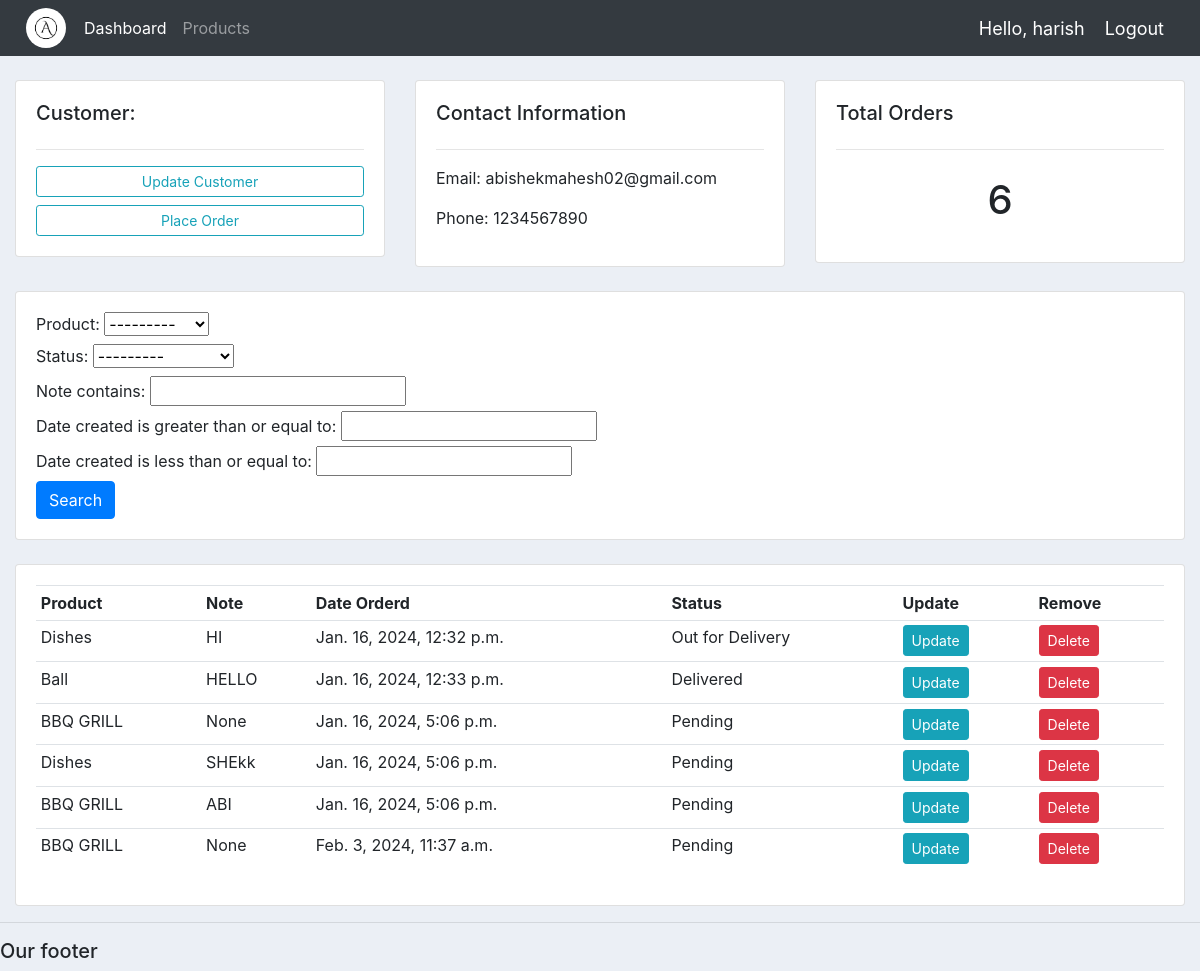
Screenshot of /customers/1/ (signed in) with the database file from the repository.
### accounts/models.py (models this page shows, shortened)
class Customer(models.Model):
  user= models.OneToOneField(User,null=True,blank=True,on_delete=models.CASCADE)
  name=models.CharField(max_length=200, null=True)
  phone=models.CharField(max_length=200, null=True)
  email=models.CharField(max_length=200, null=True)
  profile_pic=models.ImageField(default="profile.png",null=True,blank=True)
  date_created=models.DateTimeField(auto_now_add=True, null=True)

class Order(models.Model):
  STATUS= (
    ('Pending','Pending'),
    ('Out for Delivery','Out for Delivery'),
    ('Delivered','Delivered'),
  )
  customer= models.ForeignKey(Customer, null=True, on_delete=models.SET_NULL)
  product= models.ForeignKey(Product,null=True,on_delete=models.SET_NULL)
  date_created=models.DateTimeField(auto_now_add=True,null=True)
  status=models.CharField(max_length=200, null=True,choices=STATUS)
  note=models.CharField(max_length=1000,null=True)

class Product(models.Model):
  CATEGORY=(
    ('Indoor','Indoor'),
    ('Outdoor','Outdoor'),
  )
  name=models.CharField(max_length=200, null=True)
  price=models.FloatField(max_length=200, null=True)
  category=models.CharField(max_length=200,null=True,choices=CATEGORY)
  description=models.CharField(max_length=200, null=True, blank=True)
  date_created=models.DateTimeField(auto_now_add=True,null=True)
  tag=models.ManyToManyField(Tag)
  def __str__(self):
    return self.name

### accounts/decorators.py (the view)
    def wrapper_func(request,*args,**kwargs):
      group = None
      if request.user.groups.exists():
        group=request.user.groups.all()[0].name
      if group in allowed_roles:
        return view_func(request,*args,**kwargs)
      else:
        return HttpResponse('You are not authorized to this page')

### accounts/views.py (called while the page is built)
@login_required(login_url='login')
@allowed_users(allowed_roles=['admin',])
def customer(request,pk_test):
  customer=Customer.objects.get(id=pk_test)
  orders=customer.order_set.all()
  order_count = orders.count()
  myFilter=OrderFilter(request.GET,queryset=orders)
  orders=myFilter.qs
  order_count = orders.count()
  context={'customer':customer,'orders':orders,'order_count':order_count,'myFilter':myFilter}
  return render(request,'./accounts/customers.html',context)

### accounts/templates/accounts/customers.html
{% extends 'accounts/main.html' %} {% block content %}
<br />
<div class="row">
  <div class="col-md">
    <div class="card card-body">
      <h5>Customer:</h5>
      <hr />
      <a class="btn btn-outline-info btn-sm btn-block" href=""
        >Update Customer</a
      >
      <a
        class="btn btn-outline-info btn-sm btn-block"
        href="{% url 'create_order' customer.id %}"
        >Place Order</a
      >
    </div>
  </div>
  <div class="col-md">
    <div class="card card-body">
      <h5>Contact Information</h5>
      <hr />
      <p>Email: {{customer.email}}</p>
      <p>Phone: {{customer.phone}}</p>
    </div>
  </div>
  <div class="col-md">
    <div class="card card-body">
      <h5>Total Orders</h5>
      <hr />
      <h1 style="text-align: center; padding: 10px">{{order_count}}</h1>
    </div>
  </div>
</div>
<br />
<div class="row">
  <div class="col">
    <div class="card card-body">
      <form method="get">
        {{myFilter.form}}
        <button class="btn btn-primary" type="submit">Search</button>
      </form>
    </div>
  </div>
</div>
<br />
<div class="row">
  <div class="col-md">
    <div class="card card-body">
      <table class="table table-sm">
        <tr>
          <th>Product</th>
          <th>Note</th>
          <th>Date Orderd</th>
          <th>Status</th>
          <th>Update</th>
          <th>Remove</th>
        </tr>
        {% for order in orders %}
        <tr>
          <td>{{order.product}}</td>
          <td>{{order.note}}</td>
          <td>{{order.date_created}}</td>
          <td>{{order.status}}</td>
          <td>
            <a
              class="btn btn-sm btn-info"
              href="{% url 'update_order' order.id %}"
              >Update</a
            >
          </td>
          <td>
            <a
              class="btn btn-sm btn-danger"
              href="{% url 'delete_order' order.id %}"
              >Delete</a
            >
          </td>
        </tr>
        {% endfor %}
      </table>
    </div>
  </div>
</div>
{% endblock %}

### accounts/templates/accounts/navbar.html (shortened to what this page needs)
{% load static %}
<nav class="navbar navbar-expand-lg navbar-dark bg-dark">
  <img src="{% static 'images/logo.png' %}" id="logo" />
  <div class="collapse navbar-collapse" id="navbarNav">
    <ul class="navbar-nav">
      {% if request.user.is_staff %}
      <li class="nav-item active">
        <a class="nav-link" href="{% url 'home' %}">Dashboard</a>
      </li>
      <li class="nav-item">
        <a class="nav-link" href="{% url 'products' %}">Products</a>
      </li>
      {% else %}
      <li class="nav-item">
        <a class="nav-link" href="{% url 'account' %}">Settings</a>
      </li>
      {% endif %}
    </ul>
  </div>
  <span class="hello-msg">Hello, {{request.user}}</span>
  <span><a class="hello-msg" href="{% url 'logout' %}">Logout</a></span>
</nav>

### static/css/main.css (style rules this page uses)
#logo { border-radius: 50%; width: 40px; margin-left: 10px; margin-right: 10px; }
body { background-color: #ebeff5; }

### accounts/templates/accounts/navbar.html (style rules this page uses)
.hello-msg { font-size: 18px; color: #fff; margin-right: 20px; }
#logo { border-radius: 50%; width: 40px; margin-left: 10px; margin-right: 10px; }

### rows the page displays
Customer: email "abishekmahesh02@gmail.com", phone "1234567890"
Order: product "Dishes", note "HI", date_created "Jan. 16, 2024, 12:32 p.m.", status "Out for Delivery"
Order: product "Ball", note "HELLO", date_created "Jan. 16, 2024, 12:33 p.m.", status "Delivered"
Order: product "BBQ GRILL", note "None", date_created "Jan. 16, 2024, 5:06 p.m.", status "Pending"
Order: product "Dishes", note "SHEkk", date_created "Jan. 16, 2024, 5:06 p.m.", status "Pending"
Order: product "BBQ GRILL", note "ABI", date_created "Jan. 16, 2024, 5:06 p.m.", status "Pending"
Order: product "BBQ GRILL", note "None", date_created "Feb. 3, 2024, 11:37 a.m.", status "Pending"

### other values shown
{{ request.user }} "harish"
{{ order_count }} "6"
